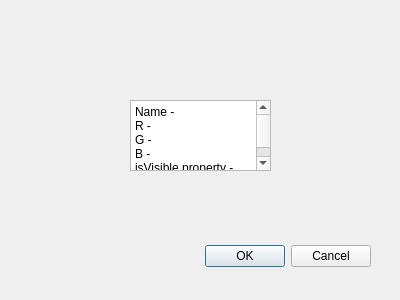
<?xml version="1.0" encoding="UTF-8"?>
<ui version="4.0">
 <class>OptionDialog</class>
 <widget class="QDialog" name="OptionDialog">
  <property name="geometry">
   <rect>
    <x>0</x>
    <y>0</y>
    <width>400</width>
    <height>300</height>
   </rect>
  </property>
  <property name="windowTitle">
   <string>Dialog</string>
  </property>
  <widget class="QDialogButtonBox" name="buttonBox">
   <property name="geometry">
    <rect>
     <x>30</x>
     <y>240</y>
     <width>341</width>
     <height>32</height>
    </rect>
   </property>
   <property name="orientation">
    <enum>Qt::Horizontal</enum>
   </property>
   <property name="standardButtons">
    <set>QDialogButtonBox::Cancel|QDialogButtonBox::Ok</set>
   </property>
  </widget>
  <widget class="QPlainTextEdit" name="plainTextEdit">
   <property name="geometry">
    <rect>
     <x>130</x>
     <y>100</y>
     <width>141</width>
     <height>71</height>
    </rect>
   </property>
   <property name="plainText">
    <string>Name - 
R - 
G - 
B - 
isVisible property - </string>
   </property>
  </widget>
 </widget>
 <resources/>
 <connections>
  <connection>
   <sender>buttonBox</sender>
   <signal>accepted()</signal>
   <receiver>OptionDialog</receiver>
   <slot>accept()</slot>
   <hints>
    <hint type="sourcelabel">
     <x>248</x>
     <y>254</y>
    </hint>
    <hint type="destinationlabel">
     <x>157</x>
     <y>274</y>
    </hint>
   </hints>
  </connection>
  <connection>
   <sender>buttonBox</sender>
   <signal>rejected()</signal>
   <receiver>OptionDialog</receiver>
   <slot>reject()</slot>
   <hints>
    <hint type="sourcelabel">
     <x>316</x>
     <y>260</y>
    </hint>
    <hint type="destinationlabel">
     <x>286</x>
     <y>274</y>
    </hint>
   </hints>
  </connection>
 </connections>
</ui>
